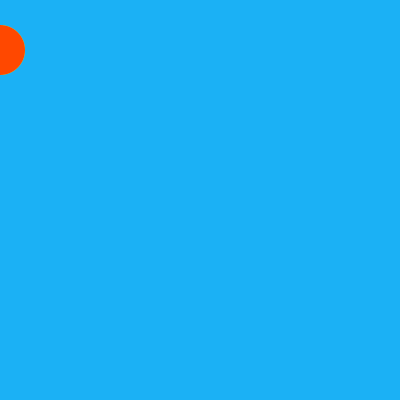
Frame 1 (no input)
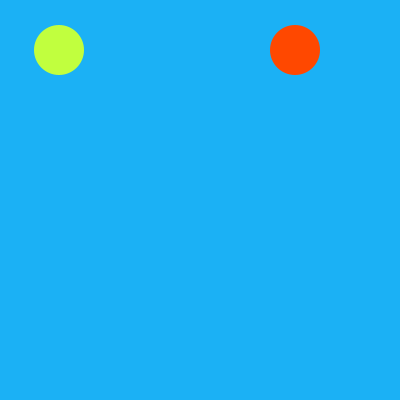
Frame 60 (the mouse pressed at the canvas centre just before this capture)
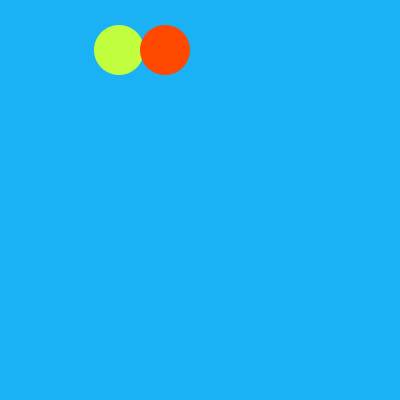
Frame 120 (the mouse held since frame 60 and released just before this capture)

The Processing sketch that drew these frames (run headless with seeded random() and noise(); from frame 60 on, the mouse is pressed at the canvas centre):

// Processing sketch: sketch_12_events_happening_sometimes
// ── sketch_12_events_happening_sometimes.pde
float slow_circle_x = 0;
float fast_circle_x = 0;

float slow_circle_size;

void setup() {
  size(400,400);
  noStroke();
}
void draw() {
  background(#1BB1F5);
  
  slow_circle_size = 50; // set the size of the circle
  
  if(random(10) > 9) {
    slow_circle_size = 60;
  }
  
  fill(#C1FF3E);
  ellipse(slow_circle_x, 50, slow_circle_size, slow_circle_size);
  slow_circle_x += 1;
  
  fill(#FF4800);
  ellipse(fast_circle_x, 50, 50, 50);
  fast_circle_x += 5;
  
  if(slow_circle_x > (width + 25)) {
    slow_circle_x = 0;
  }
  
  if(fast_circle_x > (width + 25)) {
    fast_circle_x = 0;
  }

}
